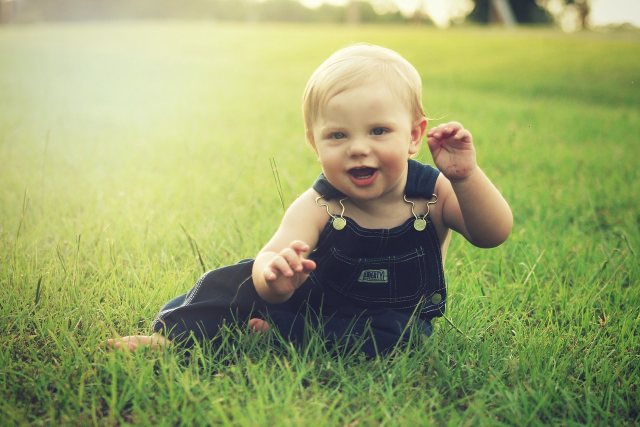
#> input picture 7주차/Pillow/baby.jpg, 1280 x 853 px (shown at 1/2 size)
$ python chapter14_05_2.py
#> lines starting #> are read from the running program, lines starting #| are printed output that depends on the picture
from PIL import Image
img = Image.open('baby.jpg')
#> img is the input picture: PIL image 1280x853 RGB; mean R, G, B 153.1, 163.9, 105.6
img_s = img.resize((500, 500))
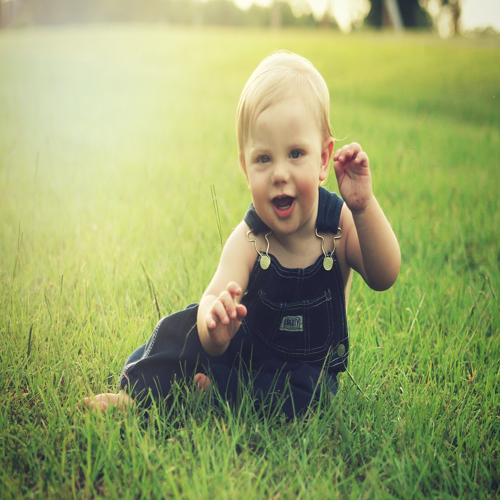
#> img_s: PIL image 500x500 RGB; mean R, G, B 153.1, 163.9, 105.6
img_s.show()
